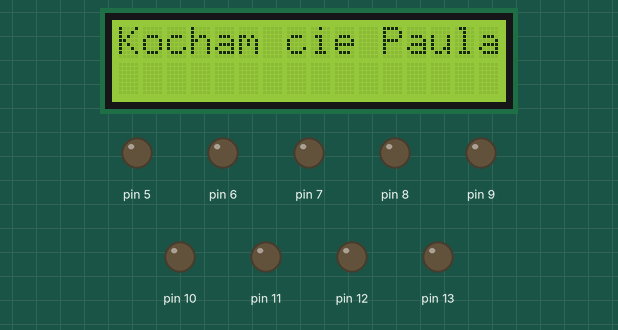
A sketch run on a simulated Arduino Uno, built with avr-gcc and run on an emulated ATmega328P. Shown: 16×2 character LCD, output pins drawn as LEDs (lit = HIGH).

Above: at 0.1 s.
At 0.6 s:
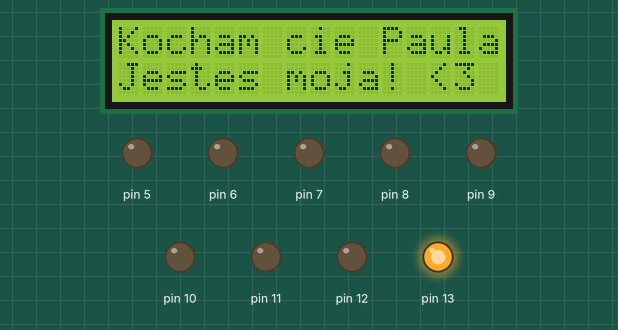
At 3.8 s:
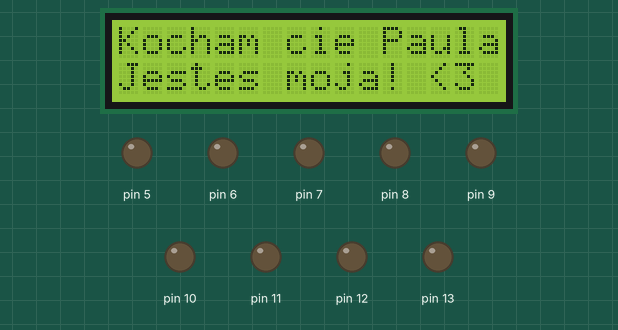
At 10.1 s:
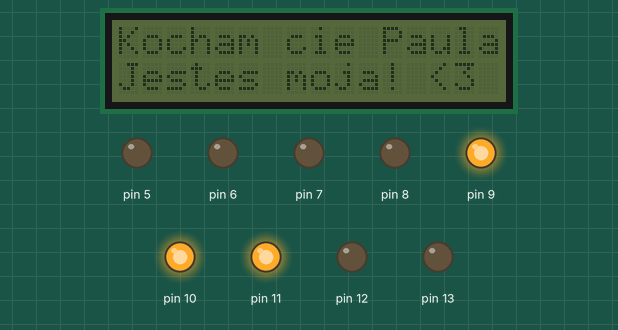
At 19.7 s:
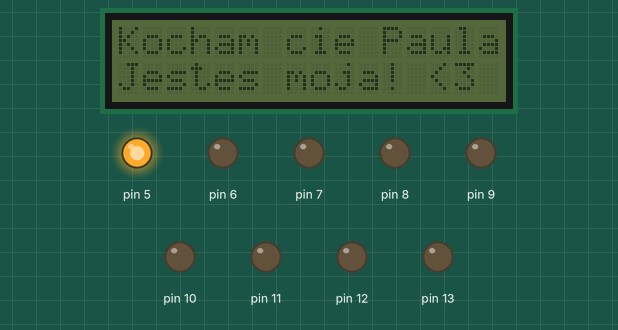
At 39.4 s:
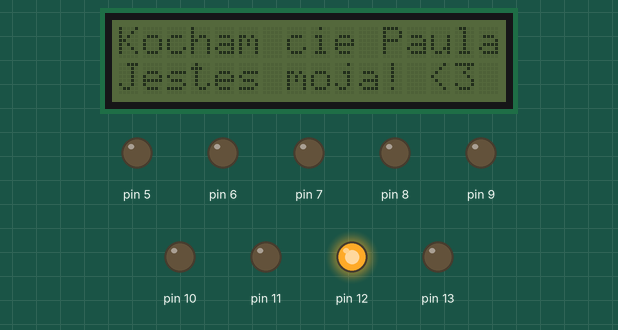
Timing chart, 0 to 40.0 s (numbered marks = the images above):
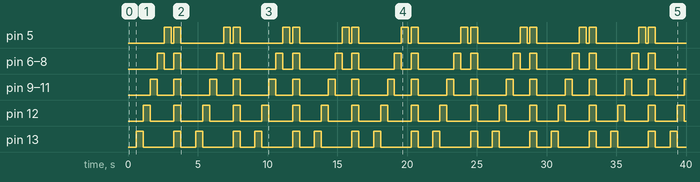

Measured:
- by itself, pin 5: repeats every 4.3 s: LOW 0.20 s, HIGH 0.50 s, LOW 3.1 s, HIGH 0.50 s
- by itself, pin 6–8: repeats every 4.3 s: LOW 0.70 s, HIGH 0.50 s, LOW 2.6 s, HIGH 0.50 s
- by itself, pin 9–11: repeats every 4.3 s: LOW 1.2 s, HIGH 0.50 s, LOW 2.1 s, HIGH 0.50 s
- by itself, pin 12: alternates HIGH for 0.50 s and LOW for 1.6 s
- by itself, pin 13: repeats every 4.3 s: LOW 2.2 s, HIGH 0.50 s, LOW 1.1 s, HIGH 0.50 s

The sketch:

strzalka_wyswietlacz.ino
```cpp
#include <Wire.h>
#include <LiquidCrystal_I2C.h>

LiquidCrystal_I2C lcd(0x27, 2, 1, 0, 4, 5, 6, 7, 3, POSITIVE);

void setup() {
  // put your setup code here, to run once:

pinMode(13, OUTPUT);
pinMode(12, OUTPUT);
pinMode(11, OUTPUT);
pinMode(10, OUTPUT);
pinMode(9, OUTPUT);
pinMode(8, OUTPUT);
pinMode(7, OUTPUT);
pinMode(6, OUTPUT);
pinMode(5, OUTPUT);

lcd.begin(16,2);

lcd.backlight();
lcd.setCursor(0,0);
lcd.print("Kocham cie Paula");
delay(500);
lcd.setCursor(0,1);
lcd.print("Jestes moja! <3");

}

void loop() {
  // put your main code here, to run repeatedly:

digitalWrite(13,HIGH);
  delay(500);
digitalWrite(13,LOW);

digitalWrite(12,HIGH);
  delay(500);
digitalWrite(12,LOW);

digitalWrite(11,HIGH);
digitalWrite(10,HIGH);
digitalWrite(9,HIGH);
  delay(500);
digitalWrite(11, LOW);
digitalWrite(10, LOW);
digitalWrite(9, LOW);

digitalWrite(8,HIGH);
digitalWrite(7,HIGH);
digitalWrite(6,HIGH);
  delay(500);
digitalWrite(8, LOW);
digitalWrite(7, LOW);
digitalWrite(6, LOW);

digitalWrite(5, HIGH);
  delay(500);
digitalWrite(5, LOW);

delay(200);

digitalWrite(13, HIGH);
digitalWrite(12, HIGH);
digitalWrite(11, HIGH);
digitalWrite(10, HIGH);
digitalWrite(9, HIGH);
digitalWrite(8, HIGH);
digitalWrite(7, HIGH);
digitalWrite(6, HIGH);
digitalWrite(5, HIGH);

delay(500);

digitalWrite(13, LOW);
digitalWrite(12, LOW);
digitalWrite(11, LOW);
digitalWrite(10, LOW);
digitalWrite(9, LOW);
digitalWrite(8, LOW);
digitalWrite(7, LOW);
digitalWrite(6, LOW);
digitalWrite(5, LOW);

delay(50);

lcd.backlight();
delay(500);
lcd.noBacklight();
delay(500);

}
```
